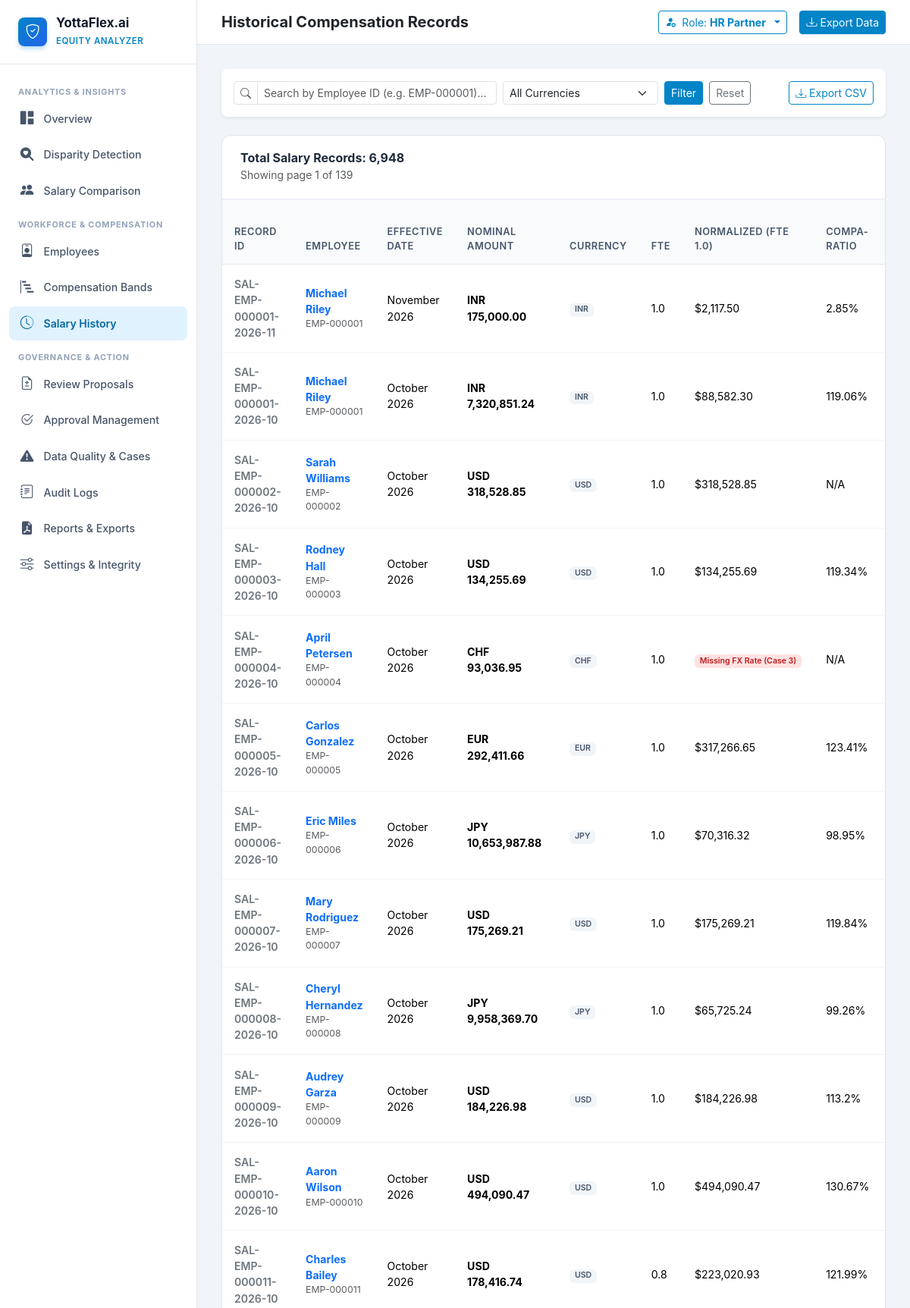
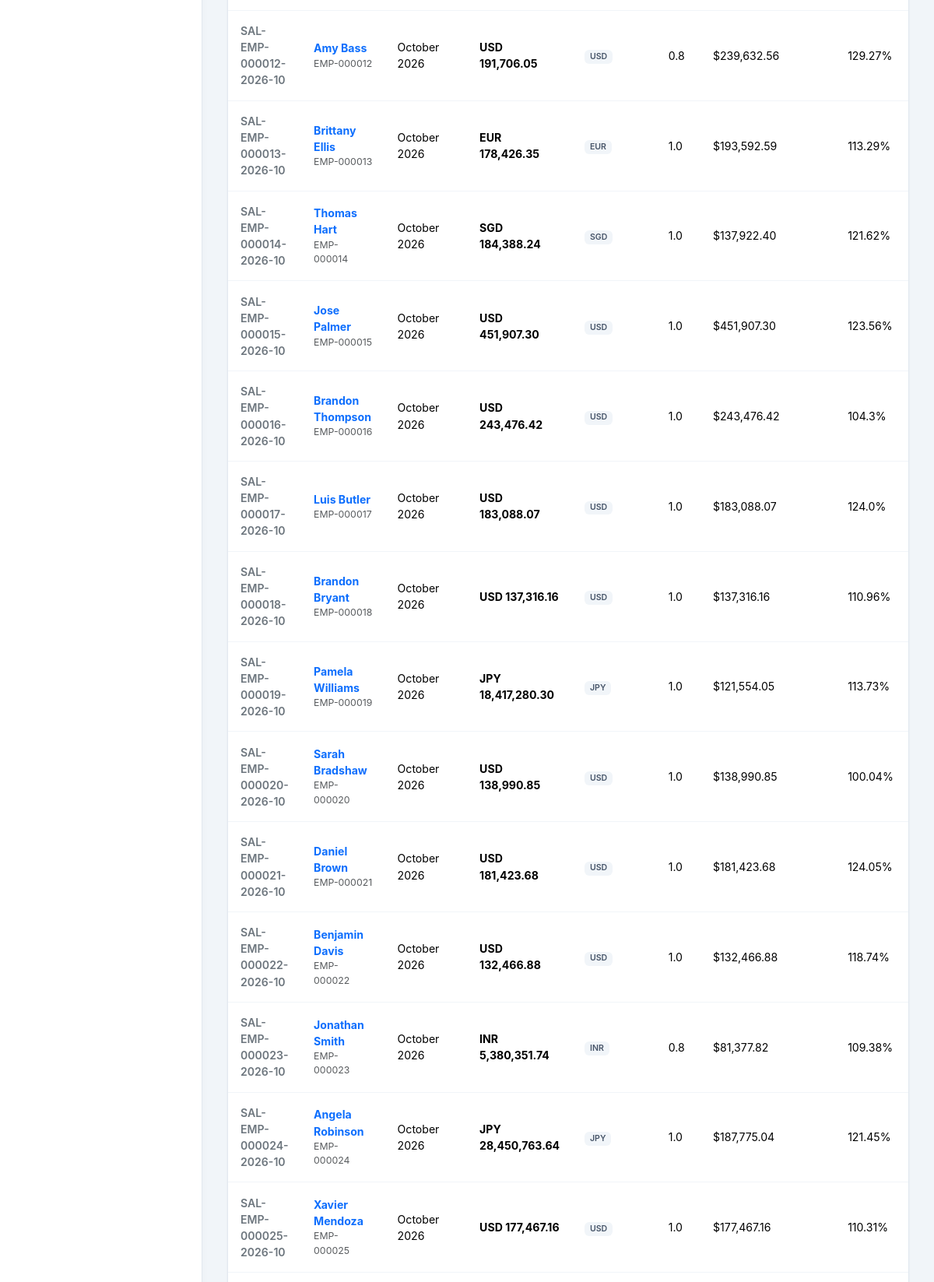
Screenshot of /salary-history (upper part) with the database file from the repository (2 pictures, top to bottom).
### compensation-equity-analyzer/models/supporting.py (models this page shows, shortened)
class User(Base):
    __tablename__ = "users"
    id = Column(String(50), primary_key=True) # e.g., USR-001
    username = Column(String(50), unique=True, nullable=False, index=True)
    email = Column(String(100), unique=True, nullable=False, index=True)
    full_name = Column(String(100), nullable=False)
    role = Column(String(50), nullable=False, index=True) # Employee, Manager, HR Partner, IT/Operations Partner, System Administrator
    employee_id = Column(String(50), ForeignKey("employees.id"), nullable=True)
    password_hash = Column(String(255), nullable=False)
    is_active = Column(Boolean, nullable=False, default=True)
    created_at = Column(DateTime, default=datetime.utcnow, nullable=False)
    employee = relationship("Employee")

### compensation-equity-analyzer/models/employee.py (models this page shows, shortened)
class Employee(Base):
    __tablename__ = "employees"
    id = Column(String(50), primary_key=True)  # e.g., EMP-000001
    first_name = Column(String(100), nullable=False)
    last_name = Column(String(100), nullable=False)
    email = Column(String(150), unique=True, nullable=False, index=True)
    department = Column(String(100), nullable=False, index=True)
    role_id = Column(String(50), ForeignKey("roles.id"), nullable=False, index=True)
    level_id = Column(String(50), ForeignKey("levels.id"), nullable=False, index=True)
    location_id = Column(String(50), ForeignKey("locations.id"), nullable=False, index=True)
    manager_id = Column(String(50), ForeignKey("employees.id"), nullable=True, index=True)
    hire_date = Column(Date, nullable=False, index=True)
    status = Column(String(20), nullable=False, default="Active", index=True) # Active, On Leave, Terminated
    fte = Column(Float, nullable=False, default=1.0) # Full-Time Equivalent (e.g., 1.0, 0.8, 0.5)
    currency = Column(String(10), nullable=False, default="USD")
    created_at = Column(DateTime, default=datetime.utcnow, nullable=False)
    updated_at = Column(DateTime, default=datetime.utcnow, onupdate=datetime.utcnow, nullable=False)
    role = relationship("Role", back_populates="employees")
    level = relationship("Level", back_populates="employees")
    location = relationship("Location", back_populates="employees")
    manager = relationship("Employee", remote_side=[id], backref="direct_reports")
    salary_records = relationship("SalaryRecord", back_populates="employee", order_by="desc(SalaryRecord.effective_date)")
    performance_records = relationship("PerformanceEvidence", foreign_keys="[PerformanceEvidence.employee_id]", back_populates="employee", order_by="desc(PerformanceEvidence.review_date)")
    tenure_record = relationship("Tenure", back_populates="employee", uselist=False)
    promotions = relationship("Promotion", back_populates="employee", order_by="desc(Promotion.effective_date)")
    adjustment_proposals = relationship("AdjustmentProposal", back_populates="employee")
    group_memberships = relationship("ComparisonGroupMember", back_populates="employee")

### compensation-equity-analyzer/models/salary_record.py (models this page shows, shortened)
class SalaryRecord(Base):
    __tablename__ = "salary_records"
    id = Column(String(100), primary_key=True) # e.g., SAL-EMP-000001-2026-01
    employee_id = Column(String(50), ForeignKey("employees.id"), nullable=False, index=True)
    band_id = Column(String(100), ForeignKey("compensation_bands.id"), nullable=True, index=True)
    amount = Column(Float, nullable=False) # Actual nominal salary in local currency
    currency = Column(String(10), nullable=False, default="USD")
    effective_date = Column(Date, nullable=False, index=True)
    fte = Column(Float, nullable=False, default=1.0)
    normalized_salary = Column(Float, nullable=True) # (amount * exchange_rate) / fte
    compa_ratio = Column(Float, nullable=True) # (normalized_salary / band.mid_salary) * 100
    within_band_position = Column(Float, nullable=True) # ((normalized - min) / (max - min)) * 100
    band_status = Column(String(30), nullable=False, default="WITHIN_BAND")
    is_current = Column(Boolean, nullable=False, default=False, index=True)
    created_at = Column(DateTime, default=datetime.utcnow, nullable=False)
    employee = relationship("Employee", back_populates="salary_records")
    band = relationship("CompensationBand")

### compensation-equity-analyzer/routes/compensation.py (the view)
@router.get("/salary-history", response_class=HTMLResponse)
def salary_history_view(
    request: Request,
    emp_id: Optional[str] = Query(None),
    currency: Optional[str] = Query(None),
    page: int = Query(1, ge=1),
    page_size: int = Query(50, ge=10, le=100),
    db: Session = Depends(get_db)
):
    current_user = get_current_user(request, db)
    query = db.query(SalaryRecord).join(Employee)
    if emp_id:
        query = query.filter(SalaryRecord.employee_id.ilike(f"%{emp_id.strip()}%"))
    if currency:
        query = query.filter(SalaryRecord.currency == currency)
    total_count = query.count()
    records = query.order_by(SalaryRecord.effective_date.desc(), SalaryRecord.employee_id)\
                   .offset((page - 1) * page_size).limit(page_size).all()
    total_pages = max(1, (total_count + page_size - 1) // page_size)
    return templates.TemplateResponse("salary_history.html", {
        "request": request,
        "current_user": current_user,
        "records": records,
        "total_count": total_count,
        "page": page,
        "page_size": page_size,
        "total_pages": total_pages,
        "emp_id": emp_id or "",
        "currency": currency or ""
    })

### compensation-equity-analyzer/templates/salary_history.html (shortened to what this page needs)
{% extends "base.html" %}
{% block header_title %}Historical Compensation Records{% endblock %}
{% block content %}
<div class="container-fluid p-0">
  <div class="card border-0 shadow-sm rounded-3 mb-4">
    <div class="card-body p-3">
      <form method="GET" action="/salary-history" class="row g-2 align-items-center">
        <div class="col-md-5">
          <div class="input-group input-group-sm">
            <span class="input-group-text bg-white"><i class="bi bi-search text-muted"></i></span>
            <input type="text" name="emp_id" class="form-control" placeholder="Search by Employee ID (e.g. EMP-000001)..." value="{{ emp_id }}">
          </div>
        </div>
        <div class="col-md-3">
          <select name="currency" class="form-select form-select-sm">
            <option value="">All Currencies</option>
          </select>
        </div>
        <div class="col-md-4 d-flex gap-2">
          <button type="submit" class="btn btn-sm btn-primary">Filter</button>
          <a href="/salary-history" class="btn btn-sm btn-outline-secondary">Reset</a>
          <a href="/api/v1/export/salary-history/csv" class="btn btn-sm btn-outline-primary ms-auto">
            <i class="bi bi-download"></i> Export CSV
          </a>
        </div>
      </form>
    </div>
  </div>
  <div class="table-card">
    <div class="table-header">
      <div>
        <h6 class="fw-bold mb-0">Total Salary Records: {{ "{:,}".format(total_count) }}</h6>
        <span class="text-muted small">Showing page {{ page }} of {{ total_pages }}</span>
      </div>
    </div>
    <div class="table-responsive">
      <table class="table table-hover mb-0">
        <thead>
          <tr>
            <th>Record ID</th>
            <th>Employee</th>
            <th>Effective Date</th>
            <th>Nominal Amount</th>
            <th>Currency</th>
            <th>FTE</th>
            <th>Normalized (FTE 1.0)</th>
            <th>Compa-Ratio</th>
            <th>Within-Band Pos</th>
          </tr>
        </thead>
        <tbody>
          {% for r in records %}
          <tr>
            <td class="small fw-semibold text-secondary">{{ r.id }}</td>
            <td>
              <a href="/employees/{{ r.employee_id }}" class="fw-bold text-decoration-none">
                {{ r.employee.full_name if r.employee else r.employee_id }}
              </a>
              <div class="text-muted small">{{ r.employee_id }}</div>
            </td>
            <td>{{ r.effective_date.strftime('%B %Y') }}</td>
            <td class="fw-bold">{{ r.currency }} {{ "{:,.2f}".format(r.amount) }}</td>
            <td><span class="badge badge-soft-secondary">{{ r.currency }}</span></td>
            <td>{{ r.fte }}</td>
            <td>
              {% if r.normalized_salary %}
              ${{ "{:,.2f}".format(r.normalized_salary) }}
              {% else %}
              <span class="badge badge-soft-danger">Missing FX Rate (Case 3)</span>
              {% endif %}
            </td>
            <td>
              {% if r.compa_ratio %}
              {{ r.compa_ratio }}%
              {% else %}
              N/A
              {% endif %}
            </td>
            <td>
            </td>
          </tr>
          {% endfor %}
        </tbody>
      </table>
    </div>
  </div>
</div>
{% endblock %}

### compensation-equity-analyzer/templates/base.html (shortened to what this page needs)
<!DOCTYPE html>
<html lang="en">
<head>
  <link href="https://cdn.jsdelivr.net/npm/bootstrap@5.3.3/dist/css/bootstrap.min.css" rel="stylesheet">
  <link rel="stylesheet" href="https://cdn.jsdelivr.net/npm/bootstrap-icons@1.11.3/font/bootstrap-icons.min.css">
  <link rel="stylesheet" href="/static/css/styles.css">
</head>
<body>
  <aside class="sidebar">
    <a href="/dashboard" class="sidebar-brand">
      <div class="brand-icon">
        <i class="bi bi-shield-check"></i>
      </div>
      <div class="brand-text">
        <h6>YottaFlex.ai</h6>
        <small>Equity Analyzer</small>
      </div>
    </a>
    <ul class="sidebar-nav">
      <li class="sidebar-heading">Analytics & Insights</li>
      <li class="nav-item">
        <a href="/dashboard" class="nav-link {% if request.url.path == '/dashboard' or request.url.path == '/' %}active{% endif %}">
          <i class="bi bi-grid-1x2-fill"></i>
          <span>Overview</span>
        </a>
      </li>
      <li class="nav-item">
        <a href="/disparity-detection" class="nav-link {% if '/disparity-detection' in request.url.path or '/analysis' in request.url.path %}active{% endif %}">
          <i class="bi bi-search-heart-fill"></i>
          <span>Disparity Detection</span>
        </a>
      </li>
      <li class="nav-item">
        <a href="/salary-comparison" class="nav-link {% if '/salary-comparison' in request.url.path %}active{% endif %}">
          <i class="bi bi-people-fill"></i>
          <span>Salary Comparison</span>
        </a>
      </li>
      <li class="sidebar-heading">Workforce & Compensation</li>
      <li class="nav-item">
        <a href="/employees" class="nav-link {% if '/employees' in request.url.path %}active{% endif %}">
          <i class="bi bi-person-badge"></i>
          <span>Employees</span>
        </a>
      </li>
      <li class="nav-item">
        <a href="/compensation-bands" class="nav-link {% if '/compensation-bands' in request.url.path %}active{% endif %}">
          <i class="bi bi-bar-chart-steps"></i>
          <span>Compensation Bands</span>
        </a>
      </li>
      <li class="nav-item">
        <a href="/salary-history" class="nav-link {% if '/salary-history' in request.url.path %}active{% endif %}">
          <i class="bi bi-clock-history"></i>
          <span>Salary History</span>
        </a>
      </li>
      <li class="sidebar-heading">Governance & Action</li>
      <li class="nav-item">
        <a href="/proposals" class="nav-link {% if '/proposals' in request.url.path %}active{% endif %}">
          <i class="bi bi-file-earmark-diff"></i>
          <span>Review Proposals</span>
        </a>
      </li>
      <li class="nav-item">
        <a href="/approvals" class="nav-link {% if '/approvals' in request.url.path %}active{% endif %}">
          <i class="bi bi-check2-circle"></i>
          <span>Approval Management</span>
        </a>
      </li>
      <li class="nav-item">
        <a href="/data-quality" class="nav-link {% if '/data-quality' in request.url.path %}active{% endif %}">
          <i class="bi bi-exclamation-triangle-fill"></i>
          <span>Data Quality & Cases</span>
        </a>
      </li>
      <li class="nav-item">
        <a href="/audit-logs" class="nav-link {% if '/audit-logs' in request.url.path %}active{% endif %}">
          <i class="bi bi-journal-text"></i>
          <span>Audit Logs</span>
        </a>
      </li>
      <li class="nav-item">
        <a href="/reports" class="nav-link {% if '/reports' in request.url.path %}active{% endif %}">
          <i class="bi bi-file-earmark-pdf-fill"></i>
          <span>Reports & Exports</span>
        </a>
      </li>
      <li class="nav-item">
        <a href="/settings" class="nav-link {% if '/settings' in request.url.path %}active{% endif %}">
          <i class="bi bi-sliders"></i>
          <span>Settings & Integrity</span>
        </a>
      </li>
    </ul>
  </aside>
  <div class="main-wrapper">
    <header class="top-navbar">
      <div class="d-flex align-items-center gap-3">
        <span class="fw-bold text-dark fs-5">{% block header_title %}Overview Dashboard{% endblock %}</span>
      </div>
      <div class="d-flex align-items-center gap-3">
        <div class="dropdown">
          <button class="btn btn-sm btn-outline-primary dropdown-toggle d-flex align-items-center gap-2" type="button" data-bs-toggle="dropdown">
            <i class="bi bi-person-fill-gear"></i>
            <span>Role: <strong>{{ current_user.role if current_user else 'HR Partner' }}</strong></span>
          </button>
        </div>
        <a href="/reports" class="btn btn-sm btn-primary d-none d-md-inline-flex align-items-center gap-1">
          <i class="bi bi-download"></i> Export Data
        </a>
      </div>
    </header>
    <main class="content-body">
      {% block content %}{% endblock %}
    </main>
  </div>
</body>
</html>

### rows the page displays
User: role "HR Partner"
Employee: employee "Michael Riley"
SalaryRecord: id "SAL-EMP-000001-2026-10", employee "Michael Riley", employee_id "EMP-000001", effective_date "October 2026", currency "INR", amount "7,320,851.24", fte "1.0", normalized_salary "88,582.30", compa_ratio "119.06"
SalaryRecord: id "SAL-EMP-000002-2026-10", employee "Sarah Williams", employee_id "EMP-000002", effective_date "October 2026", currency "USD", amount "318,528.85", fte "1.0", normalized_salary "318,528.85", shows "N/A"
SalaryRecord: id "SAL-EMP-000003-2026-10", employee "Rodney Hall", employee_id "EMP-000003", effective_date "October 2026", currency "USD", amount "134,255.69", fte "1.0", normalized_salary "134,255.69", compa_ratio "119.34"
SalaryRecord: id "SAL-EMP-000004-2026-10", employee "April Petersen", employee_id "EMP-000004", effective_date "October 2026", currency "CHF", amount "93,036.95", fte "1.0", shows "Missing FX Rate (Case 3)", shows "N/A"
SalaryRecord: id "SAL-EMP-000005-2026-10", employee "Carlos Gonzalez", employee_id "EMP-000005", effective_date "October 2026", currency "EUR", amount "292,411.66", fte "1.0", normalized_salary "317,266.65", compa_ratio "123.41"
SalaryRecord: id "SAL-EMP-000006-2026-10", employee "Eric Miles", employee_id "EMP-000006", effective_date "October 2026", currency "JPY", amount "10,653,987.88", fte "1.0", normalized_salary "70,316.32", compa_ratio "98.95"
SalaryRecord: id "SAL-EMP-000007-2026-10", employee "Mary Rodriguez", employee_id "EMP-000007", effective_date "October 2026", currency "USD", amount "175,269.21", fte "1.0", normalized_salary "175,269.21", compa_ratio "119.84"
SalaryRecord: id "SAL-EMP-000008-2026-10", employee "Cheryl Hernandez", employee_id "EMP-000008", effective_date "October 2026", currency "JPY", amount "9,958,369.70", fte "1.0", normalized_salary "65,725.24", compa_ratio "99.26"
SalaryRecord: id "SAL-EMP-000009-2026-10", employee "Audrey Garza", employee_id "EMP-000009", effective_date "October 2026", currency "USD", amount "184,226.98", fte "1.0", normalized_salary "184,226.98", compa_ratio "113.2"
SalaryRecord: id "SAL-EMP-000010-2026-10", employee "Aaron Wilson", employee_id "EMP-000010", effective_date "October 2026", currency "USD", amount "494,090.47", fte "1.0", normalized_salary "494,090.47", compa_ratio "130.67"
SalaryRecord: id "SAL-EMP-000011-2026-10", employee "Charles Bailey", employee_id "EMP-000011", effective_date "October 2026", currency "USD", amount "178,416.74", fte "0.8", normalized_salary "223,020.93", compa_ratio "121.99"
SalaryRecord: id "SAL-EMP-000012-2026-10", employee "Amy Bass", employee_id "EMP-000012", effective_date "October 2026", currency "USD", amount "191,706.05", fte "0.8", normalized_salary "239,632.56", compa_ratio "129.27"
SalaryRecord: id "SAL-EMP-000013-2026-10", employee "Brittany Ellis", employee_id "EMP-000013", effective_date "October 2026", currency "EUR", amount "178,426.35", fte "1.0", normalized_salary "193,592.59", compa_ratio "113.29"
SalaryRecord: id "SAL-EMP-000014-2026-10", employee "Thomas Hart", employee_id "EMP-000014", effective_date "October 2026", currency "SGD", amount "184,388.24", fte "1.0", normalized_salary "137,922.40", compa_ratio "121.62"
SalaryRecord: id "SAL-EMP-000015-2026-10", employee "Jose Palmer", employee_id "EMP-000015", effective_date "October 2026", currency "USD", amount "451,907.30", fte "1.0", normalized_salary "451,907.30", compa_ratio "123.56"
SalaryRecord: id "SAL-EMP-000016-2026-10", employee "Brandon Thompson", employee_id "EMP-000016", effective_date "October 2026", currency "USD", amount "243,476.42", fte "1.0", normalized_salary "243,476.42", compa_ratio "104.3"
SalaryRecord: id "SAL-EMP-000017-2026-10", employee "Luis Butler", employee_id "EMP-000017", effective_date "October 2026", currency "USD", amount "183,088.07", fte "1.0", normalized_salary "183,088.07", compa_ratio "124.0"
SalaryRecord: id "SAL-EMP-000018-2026-10", employee "Brandon Bryant", employee_id "EMP-000018", effective_date "October 2026", currency "USD", amount "137,316.16", fte "1.0", normalized_salary "137,316.16", compa_ratio "110.96"
SalaryRecord: id "SAL-EMP-000019-2026-10", employee "Pamela Williams", employee_id "EMP-000019", effective_date "October 2026", currency "JPY", amount "18,417,280.30", fte "1.0", normalized_salary "121,554.05", compa_ratio "113.73"
SalaryRecord: id "SAL-EMP-000020-2026-10", employee "Sarah Bradshaw", employee_id "EMP-000020", effective_date "October 2026", currency "USD", amount "138,990.85", fte "1.0", normalized_salary "138,990.85", compa_ratio "100.04"
SalaryRecord: id "SAL-EMP-000021-2026-10", employee "Daniel Brown", employee_id "EMP-000021", effective_date "October 2026", currency "USD", amount "181,423.68", fte "1.0", normalized_salary "181,423.68", compa_ratio "124.05"
SalaryRecord: id "SAL-EMP-000022-2026-10", employee "Benjamin Davis", employee_id "EMP-000022", effective_date "October 2026", currency "USD", amount "132,466.88", fte "1.0", normalized_salary "132,466.88", compa_ratio "118.74"
SalaryRecord: id "SAL-EMP-000023-2026-10", employee "Jonathan Smith", employee_id "EMP-000023", effective_date "October 2026", currency "INR", amount "5,380,351.74", fte "0.8", normalized_salary "81,377.82", compa_ratio "109.38"
SalaryRecord: id "SAL-EMP-000024-2026-10", employee "Angela Robinson", employee_id "EMP-000024", effective_date "October 2026", currency "JPY", amount "28,450,763.64", fte "1.0", normalized_salary "187,775.04", compa_ratio "121.45"
SalaryRecord: id "SAL-EMP-000025-2026-10", employee "Xavier Mendoza", employee_id "EMP-000025", effective_date "October 2026", currency "USD", amount "177,467.16", fte "1.0", normalized_salary "177,467.16", compa_ratio "110.31"

### other values shown
{{ "{:,}".format(total_count) }} "6,948"
{{ page }} "1"
{{ total_pages }} "139"
{{ r.id }} "SAL-EMP-000001-2026-11"
{{ r.employee_id }} "EMP-000001"
{{ r.effective_date.strftime('%B %Y') }} "November 2026"
{{ r.currency }} "INR"
{{ "{:,.2f}".format(r.amount) }} "175,000.00"
{{ r.fte }} "1.0"
{{ "{:,.2f}".format(r.normalized_salary) }} "2,117.50"
{{ r.compa_ratio }} "2.85"
